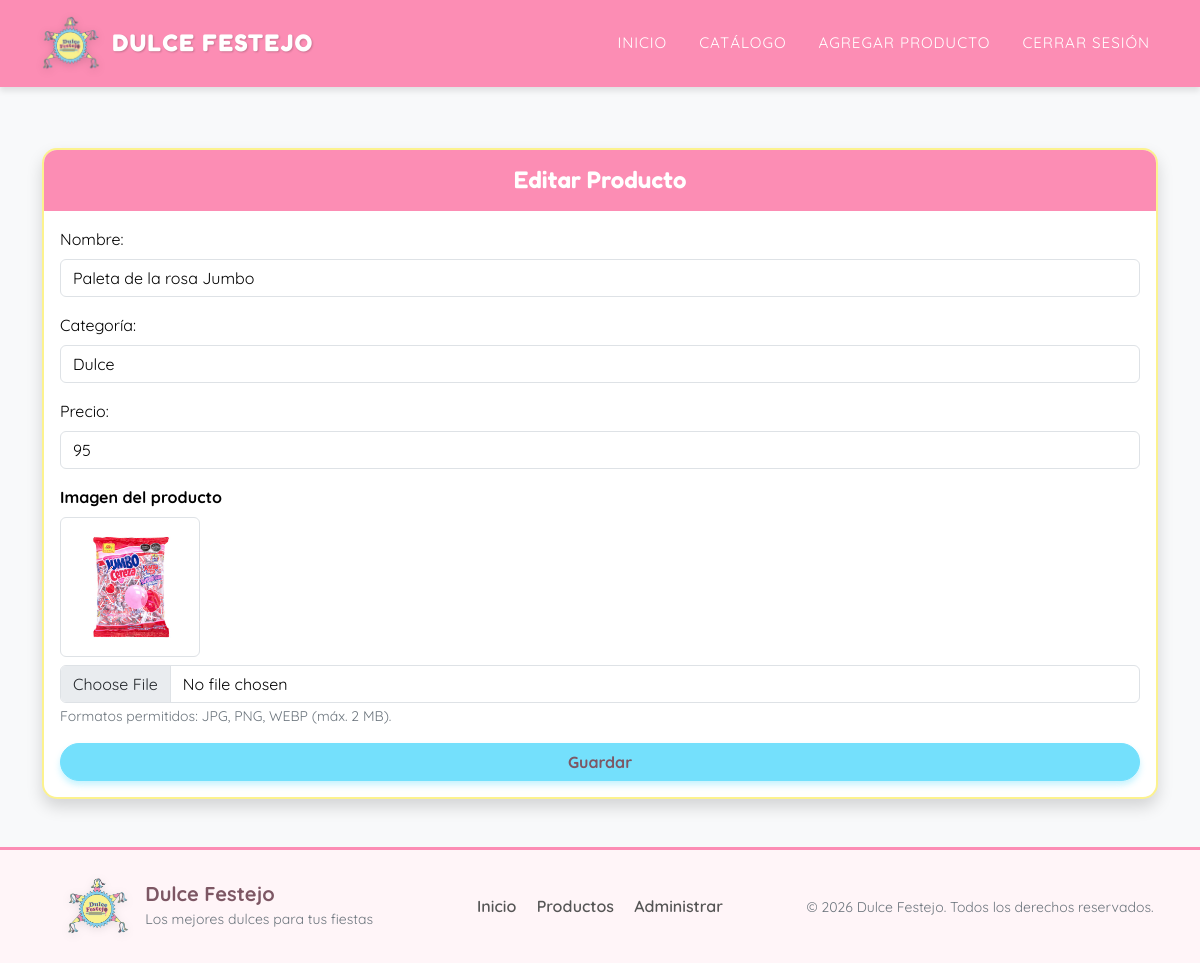
Page /formulario.php?editar=2 (signed in) on the committed database.
### tables this page shows
CREATE TABLE productos (
    id INTEGER PRIMARY KEY AUTOINCREMENT,
    nombre TEXT NOT NULL,
    categoria TEXT NOT NULL,
    precio REAL NOT NULL,
    imagen TEXT
);

### formulario.php (the view, shortened to what this page needs)
<?php
    require_once 'db.php';
    $producto_editar = null;
    if (isset($_GET['editar'])) {
        $id_editar = filter_input(INPUT_GET, 'editar', FILTER_VALIDATE_INT);
        if ($id_editar) {
            $stmt = $conexion->prepare('SELECT * FROM productos WHERE id = ?');
            $stmt->execute([$id_editar]);
            $producto_editar = $stmt->fetch(PDO::FETCH_ASSOC);
        }
    }
?>
<!DOCTYPE html>
<html lang="es">
<head>
    <link href="https://cdn.jsdelivr.net/npm/bootstrap@5.3.3/dist/css/bootstrap.min.css" rel="stylesheet">
    <link href="css/styles.css" rel="stylesheet" />
</head>
<body style="padding-top: 100px;" class="bg-light">
    <nav class="navbar navbar-expand-lg navbar-dark fixed-top" id="mainNav">
        <div class="container">
            <a class="navbar-brand d-flex align-items-center" href="index.php">
                <img src="assets/logo.png" alt="Logo Dulce Festejo">
                Dulce Festejo
            </a>
            <div class="collapse navbar-collapse" id="navbarResponsive">
                <ul class="navbar-nav text-uppercase ms-auto py-4 py-lg-0">
                    <li class="nav-item"><a class="nav-link" href="index.php">Inicio</a></li>
                    <li class="nav-item"><a class="nav-link" href="productos.php">Catálogo</a></li>
                    <li class="nav-item"><a class="nav-link" href="formulario.php">Agregar Producto</a></li>
                    <li class="nav-item"><a class="nav-link" href="logout.php">Cerrar Sesión</a></li>
                </ul>
            </div>
        </div>
    </nav>
    <main class="container my-5">
        <div class="row justify-content-center">
            <div class="col-md-6">
                <div class="formulario-tarjeta">
                    <div class="card shadow">
                        <div class="barra-formulario">
                            <h4><?= $producto_editar ? 'Editar Producto' : 'Registrar Producto'; ?></h4>
                        </div>
                        <div class="card-body">
                            <form action="formulario.php" method="POST" id="formProducto" enctype="multipart/form-data">
                                <div class="mb-3">
                                    <label class="form-label">Nombre:</label>
                                    <input type="text" class="form-control" name="nombre" required
                                        value="<?= $producto_editar ? htmlspecialchars($producto_editar['nombre']) : ''; ?>">
                                </div>
                                <div class="mb-3">
                                    <label class="form-label">Categoría:</label>
                                    <input type="text" class="form-control" name="categoria" required
                                        value="<?= $producto_editar ? htmlspecialchars($producto_editar['categoria']) : ''; ?>">
                                </div>
                                <div class="mb-3">
                                    <label class="form-label">Precio:</label>
                                    <input type="number" step="0.01" class="form-control" id="precio" name="precio" required
                                        value="<?= $producto_editar ? htmlspecialchars($producto_editar['precio']) : ''; ?>">
                                </div>
                                <div class="mb-3">
                                    <label for="imagen" class="form-label fw-bold">Imagen del producto</label>
                                    <?php
                                    $imagen_mostrar = !empty($producto_editar['imagen']) ? $producto_editar['imagen'] : 'assets/default.jpg';
                                    ?>
                                    <div class="mb-2">
                                        <img id="preview-imagen"
                                            src="<?= htmlspecialchars($imagen_mostrar); ?>"
                                            alt="Vista previa"
                                            class="img-thumbnail"
                                            style="max-height: 140px; object-fit: cover;">
                                    </div>
                                    <input type="file"
                                        class="form-control"
                                        id="imagen"
                                        name="imagen"
                                        accept=".jpg,.jpeg,.png,.webp">
                                    <small class="text-muted">Formatos permitidos: JPG, PNG, WEBP (máx. 2 MB).</small>
                                </div>
                                <button type="submit" class="btn btn-primary w-100">Guardar</button>
                            </form>
                        </div>
                    </div>
                </div>
            </div>
        </div>
    </main>
    <?php include 'footer.php'; ?>
</body>
</html>

### rows in the picture
productos: nombre "Paleta de la rosa Jumbo", categoria "Dulce", precio "95", imagen (picture)
